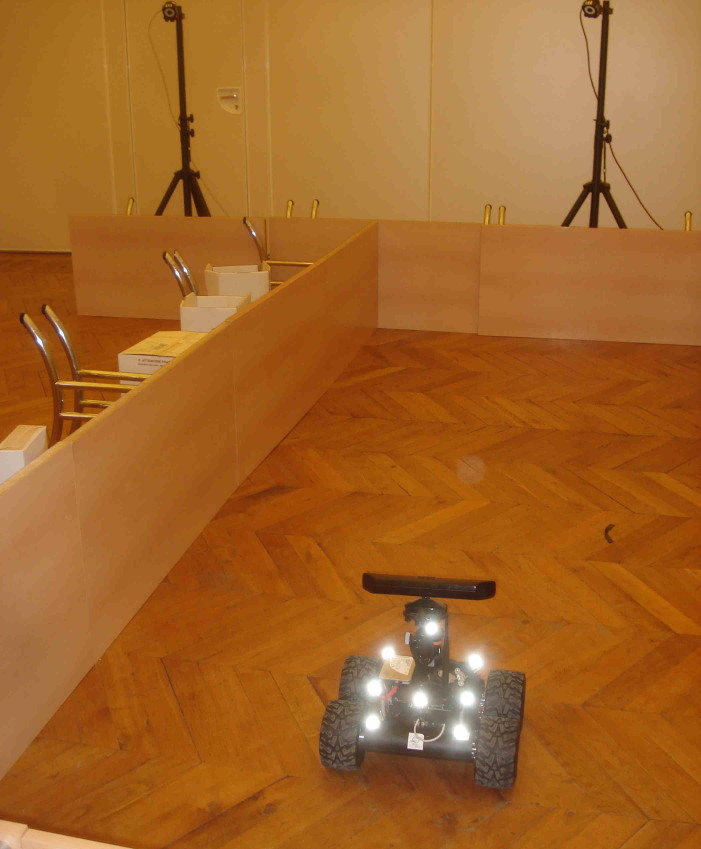
#> input picture libs/ukfm/docsource/source/images/robot.jpg, 2102 x 2547 px (shown at 1/3 size); its folder holds only this picture in this run
$ python -i plot_testing.py   (imports and definitions only)
#> lines starting #> are read from the running program, lines starting #| are printed output that depends on the picture; after the words box and inside, x2 and y2 are one past the last pixel; in counts of white or black regions, pixels touching at a corner belong together
import os
import numpy as np
import matplotlib.pyplot as plt
from matplotlib import cm
from matplotlib.widgets import Slider
from scipy import ndimage as ndi

from utils import (
    get_newest_file,
    load_csv,
    get_processed_image_from_row,
)


def threshold_relevant_range(image, vmin=70, vmax=254):
    out = np.zeros_like(image, dtype=np.uint8)
    mask = (image >= vmin) & (image <= vmax) & (image != 0) & (image != 255)
    out[mask] = image[mask]
    return out

def make_red_blue_overlay(bright_mask, shadow_mask):
    overlay = np.zeros((bright_mask.shape[0], bright_mask.shape[1], 3), dtype=np.uint8)
    overlay[shadow_mask > 0] = [0, 0, 255]
    overlay[bright_mask > 0] = [255, 0, 0]
    return overlay

def threshold_bright_candidates_local(image, window_size=31, offset=1):
    image_f = image.astype(np.float32)

    valid_mask = (image != 0) & (image != 255)
    valid_f = valid_mask.astype(np.float32)

    local_sum = ndi.uniform_filter(image_f * valid_f, size=window_size, mode="nearest")
    local_count = ndi.uniform_filter(valid_f, size=window_size, mode="nearest")

    local_mean = np.zeros_like(image_f, dtype=np.float32)
    np.divide(local_sum, local_count, out=local_mean, where=local_count > 0)

    mask = valid_mask & (image_f >= (local_mean + offset))

    out = np.zeros_like(image, dtype=np.uint8)
    out[mask] = 255
    return out


def threshold_shadow_candidates_local(image, window_size=31, offset=1):
    image_f = image.astype(np.float32)

    valid_mask = (image != 0) & (image != 255)
    valid_f = valid_mask.astype(np.float32)

    local_sum = ndi.uniform_filter(image_f * valid_f, size=window_size, mode="nearest")
    local_count = ndi.uniform_filter(valid_f, size=window_size, mode="nearest")

    local_mean = np.zeros_like(image_f, dtype=np.float32)
    np.divide(local_sum, local_count, out=local_mean, where=local_count > 0)

    mask = valid_mask & (image_f <= (local_mean - offset))

    out = np.zeros_like(image, dtype=np.uint8)
    out[mask] = 255
    return out


def simple_semantic_threshold(image, relevant_min=50, local_window_size=51, local_offset=3):
    relevant = threshold_relevant_range(image, vmin=relevant_min, vmax=254)

    # window of local values, the bigger the window size the more global it becomes and less noisy
    # However to much and global semantic takes over witch is bad as valyes and rocks have their own local smeantics
    # To small and the local sematics become to strong an dbecomes a lot more noisy
    # Keep somewheer in the midle
    # Offest is what pixel is considered included form the local mean
    # Usueally a very small offset is recomended, however it depends on the windows size, if the window is small havig local offset to big will never give you any candidate pixels
    # Meanwhile if teh window size big and local offset to small it will h\give to many unwanted candiates
    # However form experiance offset = 1 works well all things form wndow size 11 to widow size 51, so honwetly just keep it like that
    bright = threshold_bright_candidates_local(
        relevant,
        window_size=local_window_size,
        offset=local_offset,
    )

    shadow = threshold_shadow_candidates_local(
        relevant,
        window_size=local_window_size,
        offset=local_offset,
    )

    overlay = make_red_blue_overlay(bright, shadow)

    return {
        "relevant": relevant,
        "bright": bright,
        "shadow": shadow,
        "overlay": overlay,
    }


# [83 lines left out: function plot_semantic_pipeline, not called in this run]


# [12 lines not run here, left out]

>>> import cv2
>>> picture = cv2.imread('../../../../../../../libs/ukfm/docsource/source/images/robot.jpg', cv2.IMREAD_GRAYSCALE)
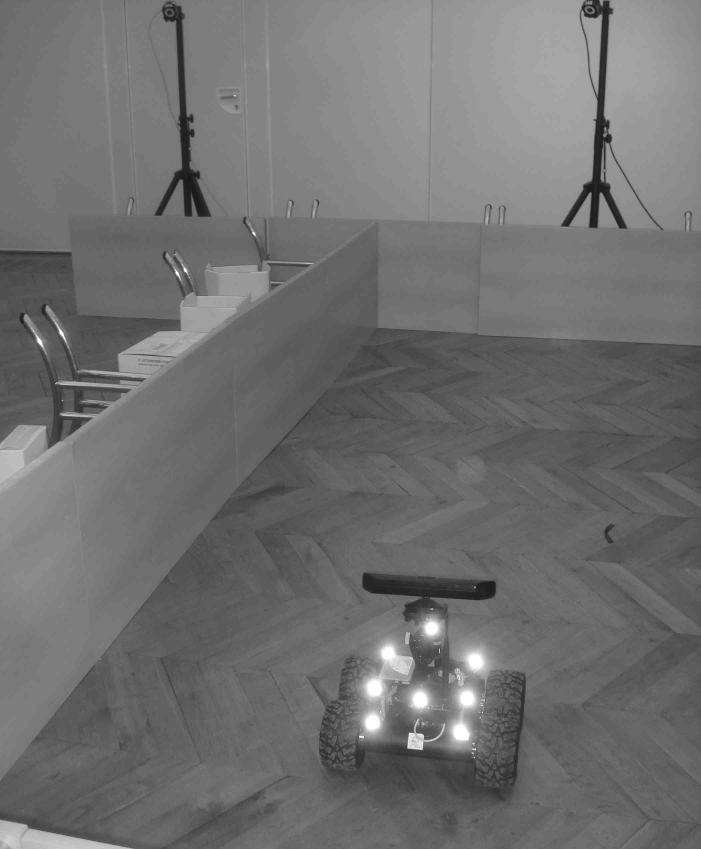
#> picture: shape (2547, 2102) (shown at 1/3 size); min 2, max 255, mean 111.4
>>> result = simple_semantic_threshold(picture)
#> in threshold_relevant_range, `mask = (image >= vmin) & (image <= vmax) & (image != 0) & (image != 255)`:
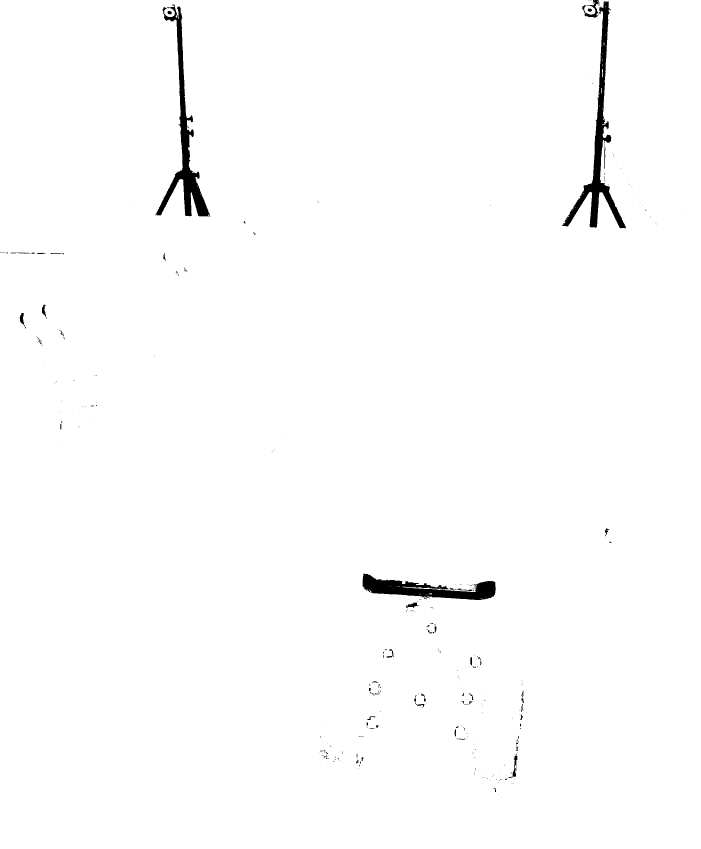
#> mask: shape (2547, 2102) bool (shown at 1/3 size); 98.9% white; 332 black regions (271 under 20 px), largest, box (x1, y1, x2, y2) and area: (1686, 4, 1878, 685) 19210, (466, 12, 632, 649) 18563, (1088, 1720, 1487, 1800) 14481
#> in threshold_bright_candidates_local, `local_count = ndi.uniform_filter(valid_f, size=window_size, mode="near..`:
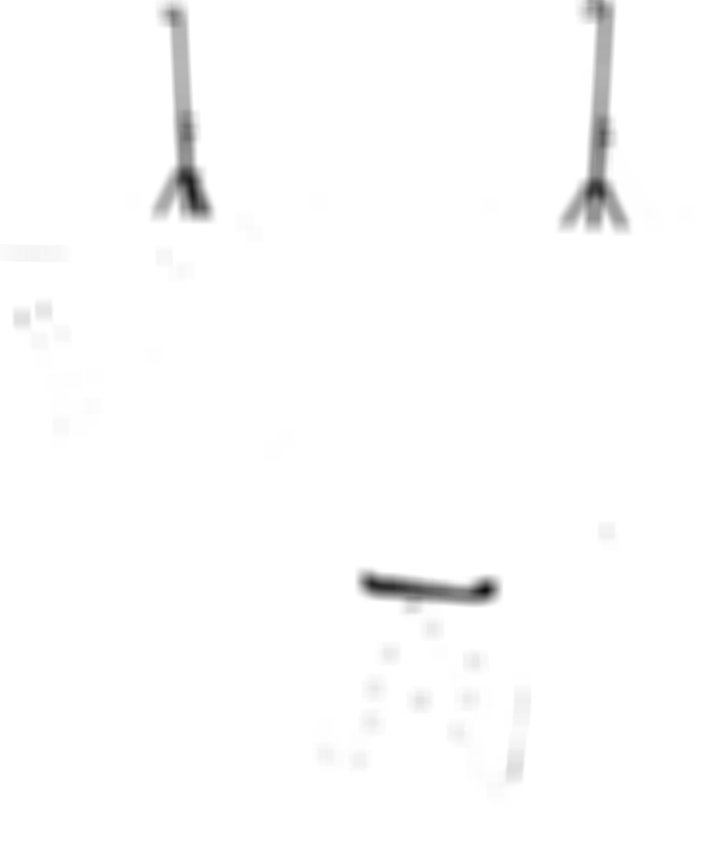
#> local_count: shape (2547, 2102) float32 (shown at 1/3 size); min 0.0554, max 1, mean 0.989
#> in threshold_bright_candidates_local, `np.divide(local_sum, local_count, out=local_mean, where=local_count > 0)`:
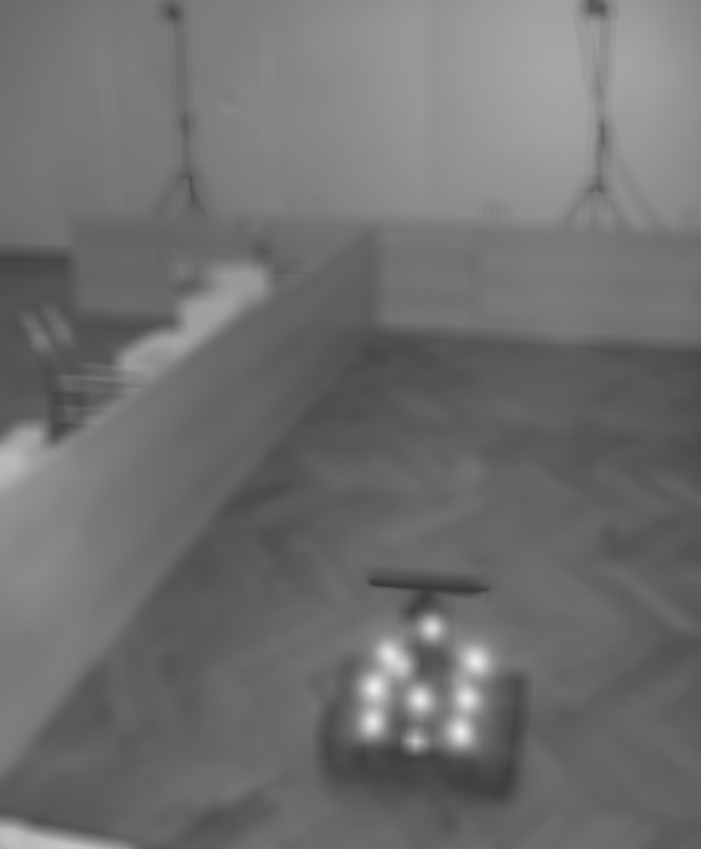
#> local_mean: shape (2547, 2102) float32 (shown at 1/3 size); min 58.02, max 236.8, mean 112.1
#> in threshold_bright_candidates_local, `mask = valid_mask & (image_f >= (local_mean + offset))`:
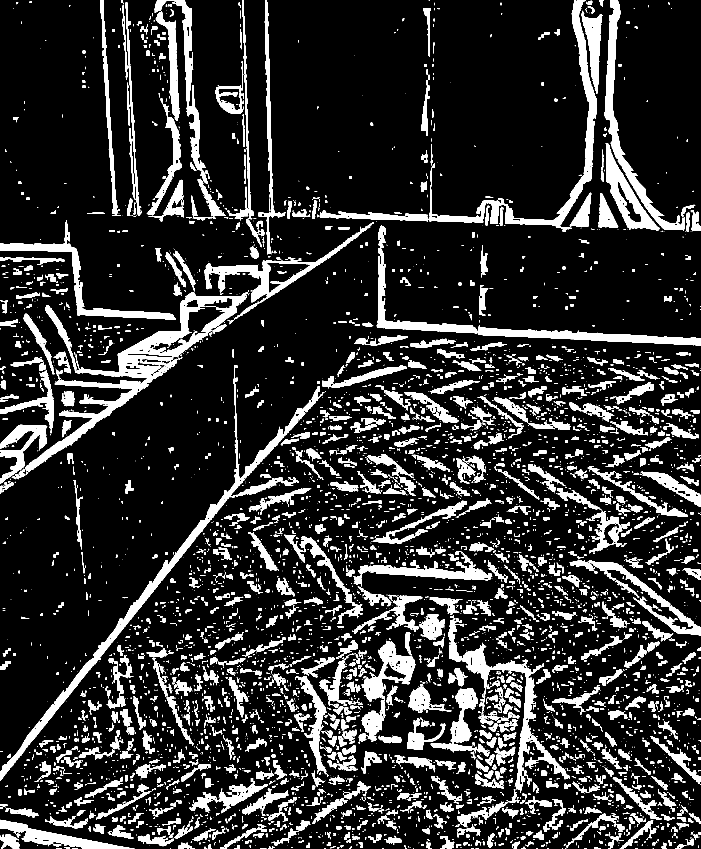
#> mask: shape (2547, 2102) bool (shown at 1/3 size); 15.4% white; 5360 white regions (3002 under 20 px), largest, box (x1, y1, x2, y2) and area: (0, 1096, 973, 2342) 31788, (1288, 0, 1791, 678) 23932, (1346, 1856, 1710, 2379) 19021
#> in threshold_shadow_candidates_local, `mask = valid_mask & (image_f <= (local_mean - offset))`:
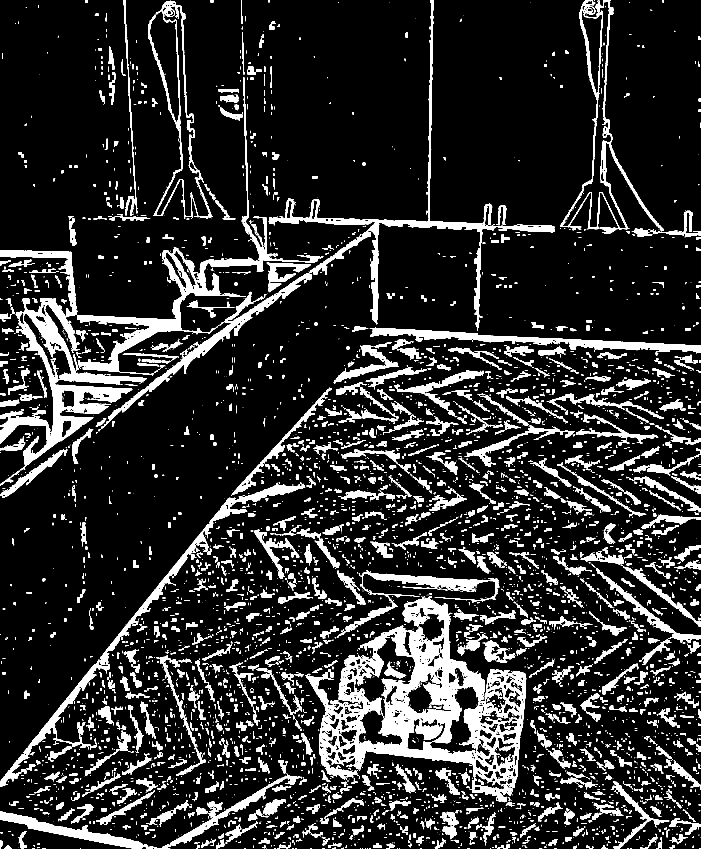
#> mask: shape (2547, 2102) bool (shown at 1/3 size); 14% white; 5038 white regions (2849 under 20 px), largest, box (x1, y1, x2, y2) and area: (915, 1789, 1579, 2406) 120628, (0, 894, 441, 1411) 44543, (232, 232, 959, 1127) 34035
#> in simple_semantic_threshold, `overlay = make_red_blue_overlay(bright, shadow)`:
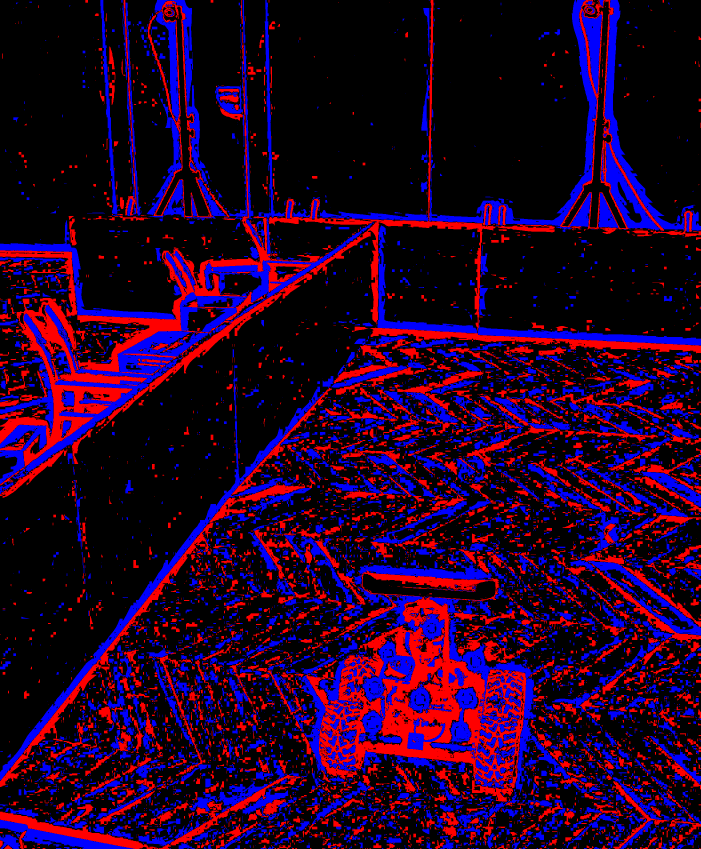
#> overlay: shape (2547, 2102, 3) (shown at 1/3 size); mean of channels 0, 1, 2 39.2, 0, 35.8; drawn as B, G, R
#> result = 4 items
